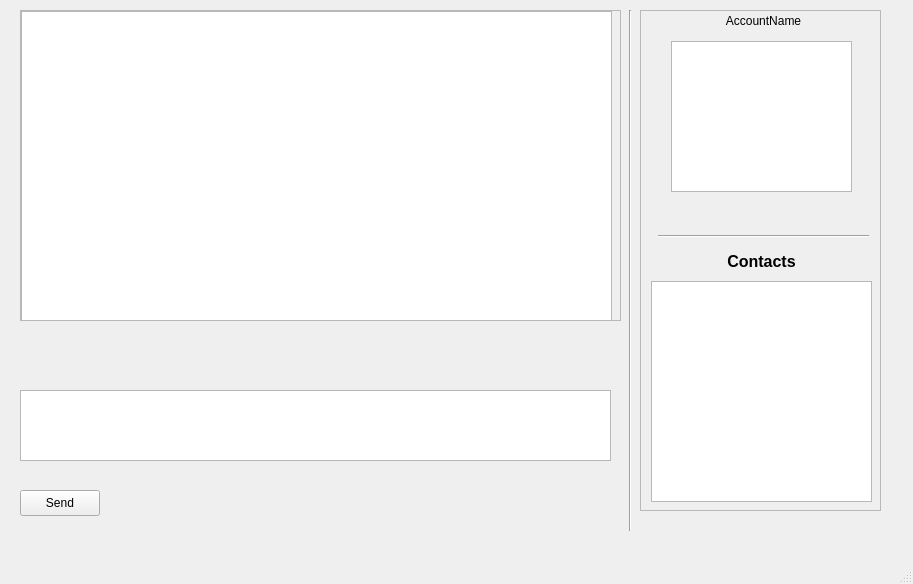
<?xml version="1.0" encoding="UTF-8"?>
<ui version="4.0">
 <class>MainWindow</class>
 <widget class="QMainWindow" name="MainWindow">
  <property name="geometry">
   <rect>
    <x>0</x>
    <y>0</y>
    <width>913</width>
    <height>584</height>
   </rect>
  </property>
  <property name="windowTitle">
   <string>MainWindow</string>
  </property>
  <widget class="QWidget" name="centralwidget">
   <widget class="QWidget" name="verticalLayoutWidget">
    <property name="geometry">
     <rect>
      <x>640</x>
      <y>10</y>
      <width>241</width>
      <height>501</height>
     </rect>
    </property>
    <layout class="QVBoxLayout" name="verticalLayout">
     <item>
      <widget class="QScrollArea" name="scrollArea_2">
       <property name="widgetResizable">
        <bool>true</bool>
       </property>
       <widget class="QWidget" name="scrollAreaWidgetContents_2">
        <property name="geometry">
         <rect>
          <x>0</x>
          <y>0</y>
          <width>235</width>
          <height>495</height>
         </rect>
        </property>
        <widget class="QListWidget" name="ContactListWidget">
         <property name="geometry">
          <rect>
           <x>10</x>
           <y>270</y>
           <width>221</width>
           <height>221</height>
          </rect>
         </property>
        </widget>
        <widget class="QGraphicsView" name="graphicsView">
         <property name="geometry">
          <rect>
           <x>30</x>
           <y>30</y>
           <width>181</width>
           <height>151</height>
          </rect>
         </property>
        </widget>
        <widget class="QLabel" name="AccountName">
         <property name="geometry">
          <rect>
           <x>37</x>
           <y>0</y>
           <width>171</width>
           <height>20</height>
          </rect>
         </property>
         <property name="text">
          <string>AccountName</string>
         </property>
         <property name="alignment">
          <set>Qt::AlignCenter</set>
         </property>
        </widget>
        <widget class="QLabel" name="label">
         <property name="geometry">
          <rect>
           <x>20</x>
           <y>240</y>
           <width>201</width>
           <height>20</height>
          </rect>
         </property>
         <property name="font">
          <font>
           <pointsize>12</pointsize>
           <weight>75</weight>
           <bold>true</bold>
          </font>
         </property>
         <property name="layoutDirection">
          <enum>Qt::LeftToRight</enum>
         </property>
         <property name="text">
          <string>Contacts</string>
         </property>
         <property name="alignment">
          <set>Qt::AlignCenter</set>
         </property>
        </widget>
        <widget class="Line" name="line_2">
         <property name="geometry">
          <rect>
           <x>17</x>
           <y>210</y>
           <width>211</width>
           <height>31</height>
          </rect>
         </property>
         <property name="orientation">
          <enum>Qt::Horizontal</enum>
         </property>
        </widget>
       </widget>
      </widget>
     </item>
    </layout>
   </widget>
   <widget class="QWidget" name="verticalLayoutWidget_2">
    <property name="geometry">
     <rect>
      <x>20</x>
      <y>10</y>
      <width>601</width>
      <height>311</height>
     </rect>
    </property>
    <layout class="QVBoxLayout" name="verticalLayout_2">
     <item>
      <widget class="QScrollArea" name="scrollArea">
       <property name="widgetResizable">
        <bool>true</bool>
       </property>
       <widget class="QWidget" name="scrollAreaWidgetContents">
        <property name="geometry">
         <rect>
          <x>0</x>
          <y>0</y>
          <width>595</width>
          <height>305</height>
         </rect>
        </property>
        <widget class="QTextBrowser" name="MessagetextBrowser">
         <property name="geometry">
          <rect>
           <x>0</x>
           <y>0</y>
           <width>591</width>
           <height>311</height>
          </rect>
         </property>
        </widget>
       </widget>
      </widget>
     </item>
    </layout>
   </widget>
   <widget class="QTextEdit" name="MessagetextEdit">
    <property name="geometry">
     <rect>
      <x>20</x>
      <y>390</y>
      <width>591</width>
      <height>71</height>
     </rect>
    </property>
   </widget>
   <widget class="QPushButton" name="SendButton">
    <property name="geometry">
     <rect>
      <x>20</x>
      <y>490</y>
      <width>80</width>
      <height>26</height>
     </rect>
    </property>
    <property name="text">
     <string>Send</string>
    </property>
   </widget>
   <widget class="Line" name="line">
    <property name="geometry">
     <rect>
      <x>620</x>
      <y>10</y>
      <width>20</width>
      <height>521</height>
     </rect>
    </property>
    <property name="orientation">
     <enum>Qt::Vertical</enum>
    </property>
   </widget>
  </widget>
  <widget class="QMenuBar" name="menubar">
   <property name="geometry">
    <rect>
     <x>0</x>
     <y>0</y>
     <width>913</width>
     <height>21</height>
    </rect>
   </property>
  </widget>
  <widget class="QStatusBar" name="statusbar"/>
 </widget>
 <resources/>
 <connections/>
</ui>
